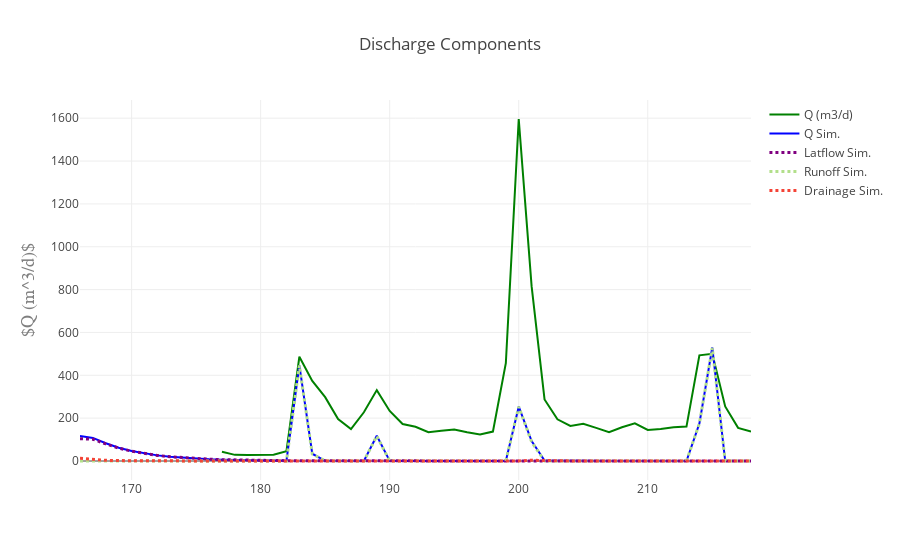

Notebook code cell kept with this figure:
### Code cell
data = [traceObs, traceSim, 
#         traceBF, 
        traceLF, traceRO, traceDR]
figname = "Qcomponents.png"

%matplotlib inline
import plotlycred

online = False
if online:
    # fig = py.iplot(data) 
    fig = go.Figure(data=data, layout=layout)
    py.image.save_as(fig, filename=figname)
    # py.plot(fig, filename=figname) # Opens in web
else:
    fig = go.Figure(data=data, layout=layout)
    iplot(fig)
